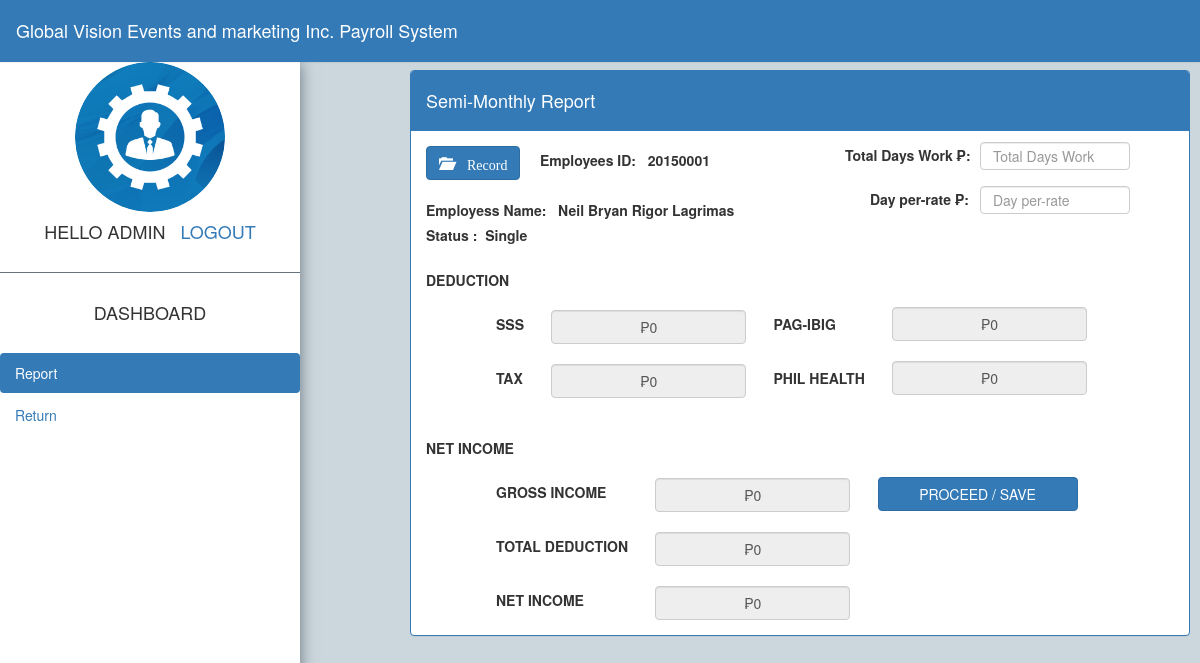
The page /compute/compute.php?ID_NUM=20150001 (signed in) on the database its author committed.
### tables this page shows
CREATE TABLE `employee` (
  `ID_NUM` bigint(8) NOT NULL,
  `Last_name` varchar(30) NOT NULL,
  `First_name` varchar(30) NOT NULL,
  `mid_name` varchar(30) NOT NULL,
  `age` int(2) NOT NULL,
  `gender` varchar(6) NOT NULL,
  `birthday` date NOT NULL,
  `address` varchar(45) NOT NULL,
  `status` varchar(30) NOT NULL
);

### compute/compute.php (the view, shortened to what the rows shown need)
<!DOCTYPE html>
<html>
<head>
	<?php include 'bootstrap_compute.php'; ?>
	<link rel="stylesheet" type="text/css" href="../css/home.css">
</head>
<body id="back">
<div class="container">
<?php
require '../connect/connection.php';
if (isset($_GET['ID_NUM'])) {
	$ID_NUM = $_GET['ID_NUM'];
	$sql = "SELECT * FROM employee WHERE ID_NUM = $ID_NUM;";
	$result = mysqli_query($connect,$sql);
	$test = mysqli_num_rows($result);
	if ($test == 1) {
		while ($row = mysqli_fetch_assoc($result)) {
			$lname = $row['Last_name'];
			$fname = $row['First_name'];
			$mid   = $row['mid_name'];
			$status = $row['status'];
		}
	}
}
?>
<div class="panel-group" id="body">
	<div class="panel panel-primary">
			<div class="panel-body">
			<form method="POST" autocomplete="off">
 <br><br><label><strong>Employess Name:&nbsp&nbsp&nbsp<?php echo "$fname $mid $lname"; ?></strong></label>
<div class="form-group" id="rec2"><label id="label2"><strong>Day per-rate &#8369;: </strong></label>
	<?php
$blog = date("Y-m-d");
$sam = "SELECT * FROM `$ID_NUM` where local='$blog'";
$sam2 = mysqli_query($connect,$sam);
@$test1 = mysqli_num_rows($sam2);
if($test1 == 0){echo "<input id='form2' type='text' name='day' class='form-control' placeholder='Day per-rate'></div><br>";}
?>
<label><strong>Status : &nbsp<?=$status?></strong></label><br><br>
 <label><strong>DEDUCTION</strong></label><br>
<br><br>
<label><strong>NET INCOME</strong></label><br>
				</form>
		 </div>
	</div>
</div>
</div>
</body>
</html>

### rows shown on the page
employee: First_name "Neil Bryan", mid_name "Rigor", Last_name "Lagrimas", status "Single"

### other values the page prints
$ID_NUM "20150001"
